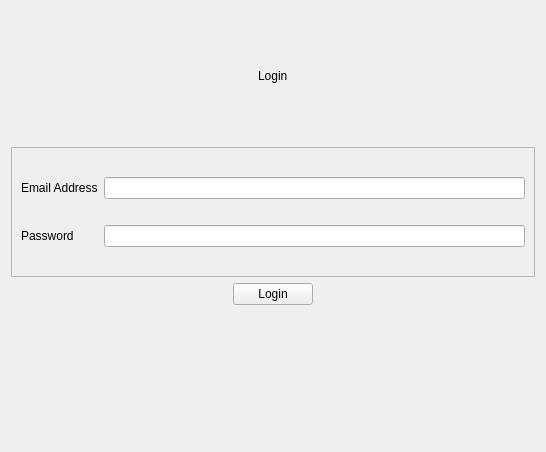
<?xml version="1.0" encoding="UTF-8"?>
<ui version="4.0">
 <class>loginWindow_frame</class>
 <widget class="QWidget" name="loginWindow_frame">
  <property name="geometry">
   <rect>
    <x>0</x>
    <y>0</y>
    <width>546</width>
    <height>452</height>
   </rect>
  </property>
  <property name="windowTitle">
   <string>Form</string>
  </property>
  <layout class="QVBoxLayout" name="verticalLayout">
   <item alignment="Qt::AlignHCenter">
    <widget class="QLabel" name="loginWindow_lbl">
     <property name="text">
      <string>Login</string>
     </property>
    </widget>
   </item>
   <item>
    <widget class="QFrame" name="loginWindow_grid">
     <property name="frameShape">
      <enum>QFrame::StyledPanel</enum>
     </property>
     <property name="frameShadow">
      <enum>QFrame::Raised</enum>
     </property>
     <layout class="QGridLayout" name="gridLayout">
      <item row="0" column="0">
       <widget class="QLabel" name="emailAddress_lbl">
        <property name="text">
         <string>Email Address</string>
        </property>
       </widget>
      </item>
      <item row="0" column="2">
       <widget class="QLineEdit" name="emailAddress_edit"/>
      </item>
      <item row="1" column="0">
       <widget class="QLabel" name="password_lbl">
        <property name="text">
         <string>Password</string>
        </property>
       </widget>
      </item>
      <item row="1" column="2">
       <widget class="QLineEdit" name="password_edit"/>
      </item>
     </layout>
    </widget>
   </item>
   <item alignment="Qt::AlignHCenter">
    <widget class="QPushButton" name="login_btn">
     <property name="text">
      <string>Login</string>
     </property>
    </widget>
   </item>
   <item alignment="Qt::AlignLeft">
    <widget class="QLabel" name="error_lbl">
     <property name="text">
      <string/>
     </property>
    </widget>
   </item>
  </layout>
 </widget>
 <resources/>
 <connections/>
</ui>
